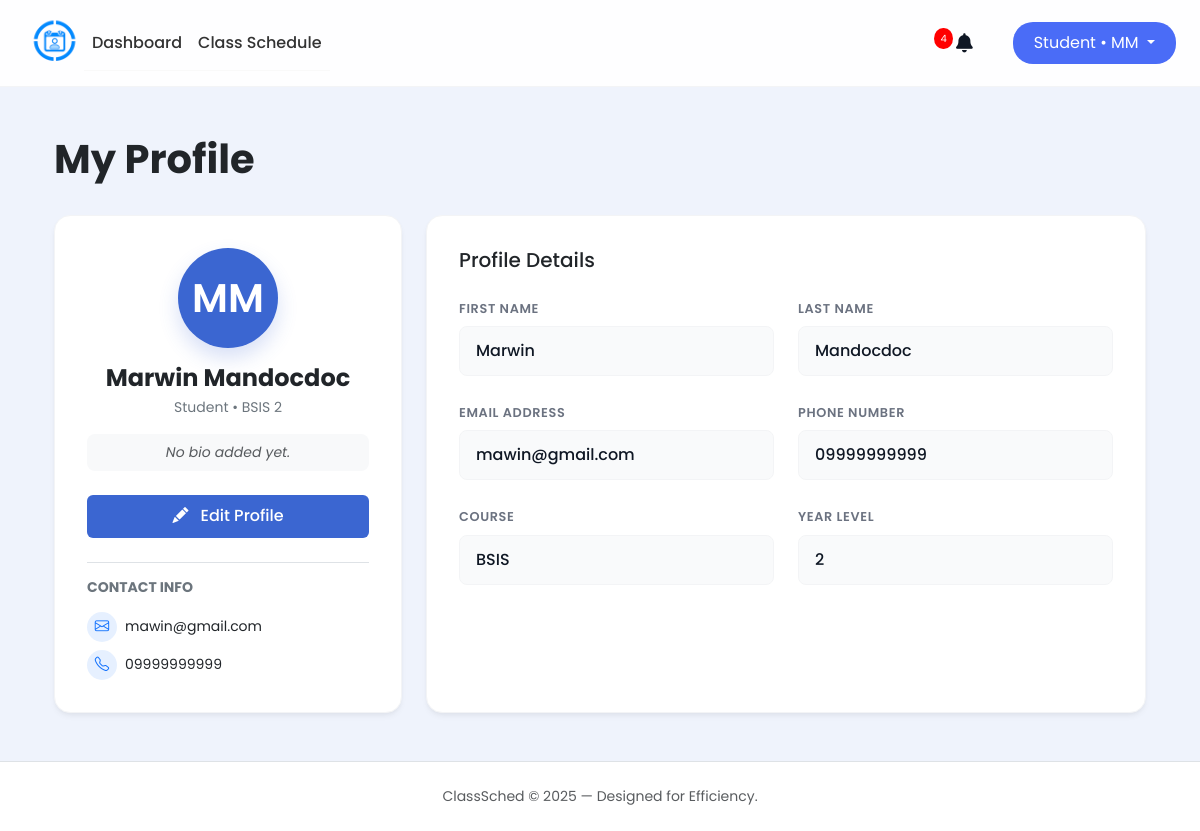
/src/student_profile.php (signed in), run on the app's committed database.
### tables this page shows
CREATE TABLE students (
        id INTEGER PRIMARY KEY AUTOINCREMENT,
        user_id INTEGER UNIQUE,
        student_number TEXT(50) NOT NULL,
        last_name TEXT(50) NOT NULL,
        first_name TEXT(50),
        middle_name TEXT(50),
        age INTEGER,
        phone_number TEXT(20),
        course_id INTEGER NOT NULL,
        year_level INTEGER,
        email TEXT(255) UNIQUE,
        last_notification_check DATETIME DEFAULT "1970-01-01 00:00:00",
        FOREIGN KEY (user_id) REFERENCES users(id),
        FOREIGN KEY (course_id) REFERENCES courses(id)
    );

CREATE TABLE courses (
        id INTEGER PRIMARY KEY AUTOINCREMENT,
        course_name TEXT NOT NULL UNIQUE
    );

### src/notification.php (called while the page is built, shortened)
<?php
function notif($role = null, $handle_actions = true) {
    $current_page = basename($_SERVER['PHP_SELF']);
    $user = $_SESSION["user"];
    $user_id = $user['id'];
    $db = get_db();
    if ($role === 'admin') {
        $cols = $db->query("PRAGMA table_info(users)");
        $hasCol = false;
        while ($col = $cols->fetchArray(SQLITE3_ASSOC)) {
            if ($col['name'] === 'last_notification_check') {
                $hasCol = true;
                break;
            }
        }
        if (!$hasCol) {
            $db->exec("ALTER TABLE users ADD COLUMN last_notification_check DATETIME DEFAULT '1970-01-01 00:00:00'");
        }
        if ($_SERVER['REQUEST_METHOD'] === 'POST' && isset($_POST['action']) && $_POST['action'] === 'clear_badge_only') {
            $db->exec("UPDATE users SET last_notification_check = datetime('now', 'localtime') WHERE id = $user_id");
            header('Content-Type: application/json');
            echo json_encode(['status' => 'success']);
            exit;
        }
        $current_db_val = $db->querySingle("SELECT last_activity FROM admin_system_log WHERE id = 1");
        $current_time = time();
        if (!is_numeric($current_db_val) || ($current_db_val > $current_time + 60)) {
            $db->exec("UPDATE admin_system_log SET last_activity = strftime('%s', 'now') WHERE id = 1");
        }
        if ($handle_actions) {
            if (isset($_GET['action']) && $_GET['action'] === 'clear_notifications') {
                $db->exec("UPDATE notifications SET is_read = 1 WHERE is_read = 0 AND (message LIKE '%bio%' OR message LIKE '%phone%')");
                header("Location: " . $current_page);
                exit;
            }
            if (isset($_GET['action']) && $_GET['action'] === 'read_notif' && isset($_GET['id'])) {
                $notif_id = (int)$_GET['id'];
                $db->exec("UPDATE notifications SET is_read = 1 WHERE id = $notif_id");
                header("Location: admin_student_manage.php");
                exit;
            }
        }
        $last_check_row = $db->querySingle("SELECT last_notification_check FROM users WHERE id = $user_id", true);
        $last_click = ($last_check_row && $last_check_row['last_notification_check']) ? $last_check_row['last_notification_check'] : '1970-01-01 00:00:00';
        $stmt_count = $db->prepare("
            SELECT COUNT(*) FROM notifications
            WHERE is_read = 0
            AND created_at > :last_click
            AND (message LIKE '%bio%' OR message LIKE '%phone%')
        ");
        $stmt_count->bindValue(':last_click', $last_click, SQLITE3_TEXT);
        $unread_count = $stmt_count->execute()->fetchArray()[0];
        $stmt_highlight = $db->prepare("
            SELECT COUNT(*) FROM notifications
            WHERE is_read = 0
            AND (message LIKE '%bio%' OR message LIKE '%phone%')
        ");
        $highlight_count = $stmt_highlight->execute()->fetchArray()[0];
        $notif_result = $db->query("
            SELECT n.*, s.first_name, s.last_name
            FROM notifications n
            LEFT JOIN students s ON n.student_id = s.id
            WHERE (n.message LIKE '%bio%' OR n.message LIKE '%phone%')
            ORDER BY n.created_at DESC LIMIT 10
        ");
    }
    elseif ($role === 'student') {
        $student = $db->querySingle("SELECT id FROM students WHERE user_id = $user_id", true);
        $student_id = $student['id'];
        $cols = $db->query("PRAGMA table_info(students)");
        while ($col = $cols->fetchArray(SQLITE3_ASSOC)) {
            if ($col['name'] === 'last_notification_check') {
                $hasCol = true;
                break;
            }
        }
        $last_check_row = $db->querySingle("SELECT last_notification_check FROM students WHERE id = $student_id", true);
        $last_click = ($last_check_row && $last_check_row['last_notification_check']) ? $last_check_row['last_notification_check'] : '1970-01-01 00:00:00';
        $stmt_count = $db->prepare("
            SELECT COUNT(*) FROM notifications
            WHERE student_id = :sid
            AND is_read = 0
            AND created_at > :last_click
            AND (message LIKE 'New Class:%' OR message LIKE 'Schedule Update:%')
        ");
        $stmt_count->bindValue(':sid', $student_id, SQLITE3_INTEGER);
        $stmt_count->bindValue(':last_click', $last_click, SQLITE3_TEXT);
        $unread_count = $stmt_count->execute()->fetchArray()[0];
        $highlight_stmt = $db->prepare("
            SELECT COUNT(*) FROM notifications
            WHERE student_id = :sid
            AND is_read = 0
            AND (message LIKE 'New Class:%' OR message LIKE 'Schedule Update:%')
        ");
        $highlight_stmt->bindValue(':sid', $student_id, SQLITE3_INTEGER);
        $highlight_count = $highlight_stmt->execute()->fetchArray()[0];
        $notif_sql = "
            SELECT * FROM notifications
            WHERE student_id = $student_id
            AND (message LIKE 'New Class:%' OR message LIKE 'Schedule Update:%')
            ORDER BY created_at DESC LIMIT 10
        ";
        $notif_result = $db->query($notif_sql);
    }
    $notifications = [];
    if (isset($notif_result) && $notif_result) {
        while ($row = $notif_result->fetchArray(SQLITE3_ASSOC)) {
            $notifications[] = $row;
        }
    }
    return [
        'unread_count' => $unread_count ?? 0,
        'notifications' => $notifications,
        'highlight_count' => $highlight_count ?? 0
    ];
}

### src/student_profile.php (the view, shortened to what this page needs)
<?php
require_once __DIR__ . "/notification.php";
$db = get_db();
$user = $_SESSION["user"];
$userId = $user["id"];
$notif_data = notif('student', true);
$unread_count = $notif_data['unread_count'];
$sql = "SELECT s.*, c.course_name, p.description as bio
        FROM students s
        LEFT JOIN courses c ON s.course_id = c.id
        LEFT JOIN profiles_students p ON s.id = p.student_id
        WHERE s.user_id = ?";
$stmt = $db->prepare($sql);
$stmt->bindValue(1, $userId);
$result = $stmt->execute();
$student = $result->fetchArray(SQLITE3_ASSOC);
$fullName = trim(($student['first_name'] ?? '') . ' ' . ($student['last_name'] ?? ''));
$f_initial = strtoupper(substr($student['first_name'] ?: $user['name'], 0, 1));
$l_initial = !empty($student['last_name']) ? strtoupper(substr($student['last_name'], 0, 1)) : '';
if ($l_initial === '') {
    $initials = strtoupper(substr($user['name'], 0, 2));
} else {
    $initials = $f_initial . $l_initial;
}
$courseName = $student['course_name'] ?? '';
$courseAcronym = "Course";
if (stripos($courseName, 'Information System') !== false) {
    $courseAcronym = "BSIS";
} elseif (stripos($courseName, 'Computer Technology') !== false) {
    $courseAcronym = "ACT";
} elseif (!empty($courseName)) {
    $courseAcronym = substr($courseName, 0, 4);
}
$yearLevel = $student['year_level'] ?? 1;
?>
<!DOCTYPE html>
<html lang="en">
<head>
    <link href="https://cdn.jsdelivr.net/npm/bootstrap@5.3.3/dist/css/bootstrap.min.css" rel="stylesheet">
    <link href="https://cdnjs.cloudflare.com/ajax/libs/font-awesome/6.0.0/css/all.min.css" rel="stylesheet">
    <link rel="stylesheet" href="https://cdn.jsdelivr.net/npm/bootstrap-icons@1.11.1/font/bootstrap-icons.css">
    <link rel="stylesheet" href="../styles/student_profile.css">
    <link rel="stylesheet" href="../styles/student.css">
    <link rel="stylesheet" href="../styles/notification.css">
</head>
<body class="d-flex flex-column min-vh-100 position-relative">
    <nav class="navbar navbar-expand-sm sticky-top">
        <div class="container-fluid px-4">
            <div class="d-flex align-items-center">
                <a class="navbar-brand me-0" href="student_dashboard.php">
                    <img src="../img/logo.png" width="60" height="60">
                </a>
            </div>
            <div class="offcanvas offcanvas-start" tabindex="-1" id="offcanvasNavbar" aria-labelledby="offcanvasNavbarLabel">
            <div class="offcanvas-body">
                <ul class="navbar-nav justify-content-start flex-grow-1 pe-3">
                    <li class="nav-item"><a class="nav-link" href="student_dashboard.php">Dashboard</a></li>
                    <li class="nav-item"><a class="nav-link" href="student_schedule.php">Class Schedule</a></li>
                </ul>
            </div>
            </div>
            <div class="d-flex align-items-center gap-3">
                <div class="dropdown notification-container me-4 position-relative">
                    <i class="fa-solid fa-bell dropdown-toggle"
                       id="notificationDropdown"
                       data-bs-toggle="dropdown"
                       aria-expanded="false"
                       style="font-size: 1.2rem;">
                    </i>
                    <?php if ($unread_count > 0): ?>
                        <span class="notification-badge">
                            <?php echo ($unread_count > 9) ? '9+' : $unread_count; ?>
                        </span>
                    <?php endif; ?>
                </div>
                <div class="dropdown">
                    <button class="btn btn-student dropdown-toggle" type="button" data-bs-toggle="dropdown">
                        <span class="student-text">Student • </span><?php echo htmlspecialchars($initials); ?>
                    </button>
                </div>
            </div>
        </div>
    </nav>
    <main class="container px-4 py-5">
        <div class="d-flex justify-content-between align-items-center mb-4">
            <h1 class="fw-bold text-dark mb-2">My Profile</h1>
        </div>
        <div class="row g-4">
            <div class="col-lg-4">
                <div class="card-custom text-center h-100">
                    <div class="profile-avatar mb-3">
                        <?= $initials ?>
                    </div>
                    <h4 class="fw-bold mb-1 text-dark">
                        <?= htmlspecialchars($fullName) ?>
                    </h4>
                    <p class="text-secondary small mb-3">
                        Student • <?= htmlspecialchars($courseAcronym . ' ' . $yearLevel) ?>
                    </p>
                    <div class="bio-section mb-4 px-3 py-2 bg-light rounded-3">
                        <p class="text-muted small mb-0 fst-italic text-break">
                            <?= !empty($student['bio']) ? nl2br(htmlspecialchars($student['bio'])) : 'No bio added yet.' ?>
                        </p>
                    </div>
                    <button type="button" class="btn btn-edit mb-4 w-100" data-bs-toggle="modal" data-bs-target="#editProfileModal">
                        <i class="bi bi-pencil-fill me-2"></i> Edit Profile
                    </button>
                    <div class="text-start mt-auto pt-3 border-top">
                        <h6 class="fw-bold mb-3 small text-uppercase text-secondary ls-1">Contact Info</h6>
                        <div class="d-flex align-items-center mb-2">
                            <div class="icon-circle bg-primary bg-opacity-10 text-primary me-2">
                                <i class="bi bi-envelope"></i>
                            </div>
                            <span class="small text-dark"><?= htmlspecialchars($student['email'] ?? '') ?></span>
                        </div>
                        <div class="d-flex align-items-center">
                            <div class="icon-circle bg-primary bg-opacity-10 text-primary me-2">
                                <i class="bi bi-telephone"></i>
                            </div>
                            <span class="small text-dark"><?= htmlspecialchars($student['phone_number'] ?? '') ?></span>
                        </div>
                    </div>
                </div>
            </div>
            <div class="col-lg-8">
                <div class="card-custom h-100">
                    <h5 class="fw-medium mb-4 text-dark">Profile Details</h5>
                    <div class="row g-4">
                        <div class="col-md-6">
                            <label class="form-label-custom">First Name</label>
                            <input type="text" class="form-control form-control-view"
                                   value="<?= htmlspecialchars($student['first_name'] ?? '') ?>" readonly>
                        </div>
                        <div class="col-md-6">
                            <label class="form-label-custom">Last Name</label>
                            <input type="text" class="form-control form-control-view"
                                   value="<?= htmlspecialchars($student['last_name'] ?? '') ?>" readonly>
                        </div>
                        <div class="col-md-6">
                            <label class="form-label-custom">Email Address</label>
                            <input type="text" class="form-control form-control-view"
                                   value="<?= htmlspecialchars($student['email'] ?? '') ?>" readonly>
                        </div>
                        <div class="col-md-6">
                            <label class="form-label-custom">Phone Number</label>
                            <input type="text" class="form-control form-control-view"
                                   value="<?= htmlspecialchars($student['phone_number'] ?? '') ?>" readonly>
                        </div>
                        <div class="col-md-6">
                            <label class="form-label-custom">Course</label>
                            <input type="text" class="form-control form-control-view"
                                   value="<?= htmlspecialchars($courseAcronym) ?>" readonly>
                        </div>
                        <div class="col-md-6">
                            <label class="form-label-custom">Year Level</label>
                            <input type="text" class="form-control form-control-view"
                                   value="<?= htmlspecialchars($yearLevel) ?>" readonly>
                        </div>
                    </div>
                </div>
            </div>
        </div>
    </main>
    <footer class="bg-white border-top py-4 text-center">
        <div class="container">
            <p class="text-muted small mb-0">ClassSched © 2025 — Designed for Efficiency.</p>
        </div>
    </footer>
</body>
</html>

### data on the page
students: initials "MM", fullName "Marwin Mandocdoc", course+year_level "BSIS 2", email "mawin@gmail.com", phone_number "09999999999", first_name "Marwin", last_name "Mandocdoc", course.course_name "BSIS", year_level "2"

### other printed values
$unread_count "4"
